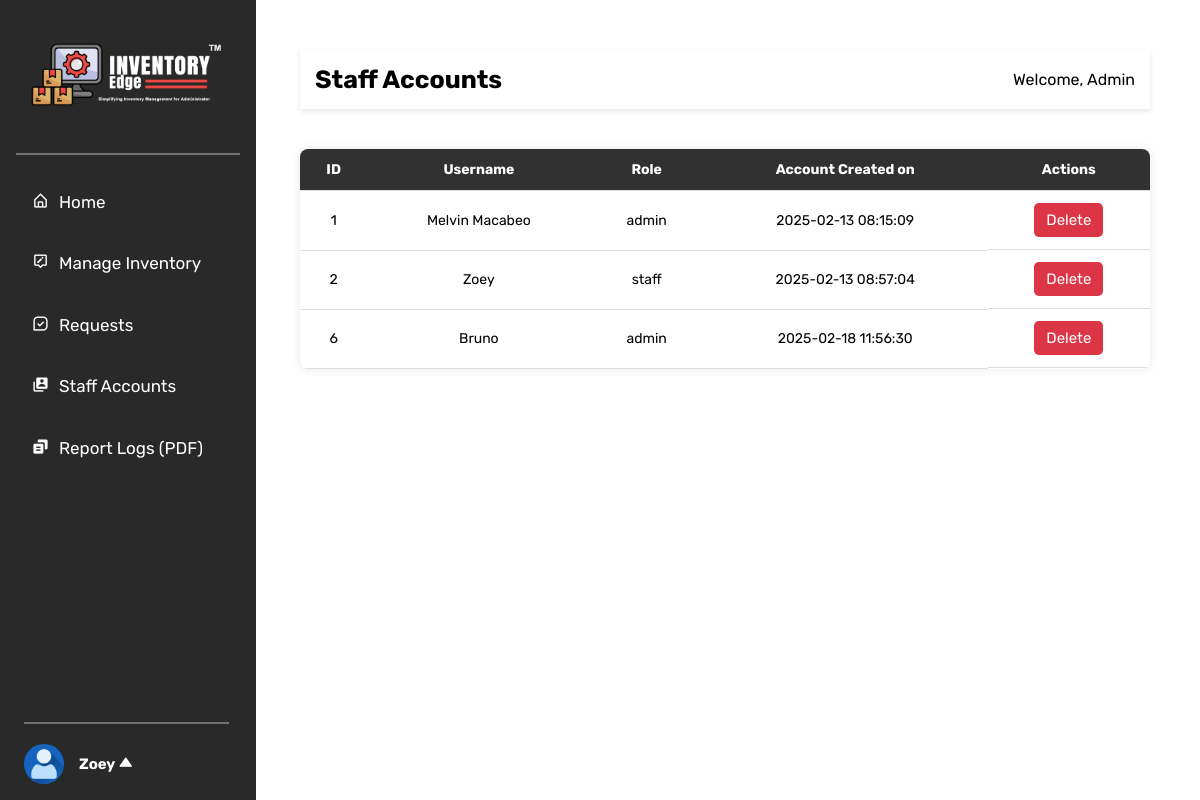
Page /admin/staff_accounts.php (signed in) on the committed database.
### tables this page shows
CREATE TABLE `users` (
  `id` int(11) NOT NULL,
  `username` varchar(50) NOT NULL,
  `password` varchar(255) NOT NULL,
  `role` enum('admin','staff','it') NOT NULL,
  `created_at` timestamp NOT NULL DEFAULT current_timestamp()
);

### function/function.php (called while the page is built, shortened)
<?php
require '../config/config.php';
?>
<?php
$stmt = $pdo->query("SELECT id, username, role, created_at FROM users");
$user = $stmt->fetchAll();
?>

### admin/staff_accounts.php (the view, shortened to what this page needs)
<?php
    require '../function/function.php';
?>
<!DOCTYPE html>
<html lang="en">
<head>
    <link rel="stylesheet" href="../css/table_styles.css">
</head>
<body>
<?php include '../includes/sidebar.php'; ?>
<div class="staff-content">
        <div class="dashboard-header">
            <h1>Staff Accounts</h1>
            <p>Welcome, Admin</p>
        </div>
    <table class="accounts-table">
        <thead>
            <tr>
                <th>ID</th>
                <th>Username</th>
                <th>Role</th>
                <th>Account Created on</th>
                <th>Actions</th>
            </tr>
        </thead>
        <tbody>
            <?php foreach ($user as $user): ?>
            <tr>
                <td><?= htmlspecialchars($user["id"]) ?></td>
                <td><?= htmlspecialchars($user["username"]) ?></td>
                <td><?= htmlspecialchars($user["role"]) ?></td>
                <td><?= htmlspecialchars($user["created_at"]) ?></td>
                <td class="actions">
                    <form method="POST" style="display:inline;">
                     <button type="submit" name="delete_user" class="btn btn-danger" onclick="return confirm('Are you sure?')">Delete</button>
                    </form>
                </td>
            </tr>
            <?php endforeach; ?>
        </tbody>
    </table>
    </div>
</body>
</html>

### css/table_styles.css (style rules this page uses)
* { margin: 0; padding: 0; font-family: "Rubik", serif; }
.dashboard-header { background: white; padding: 15px; display: flex; justify-content: space-between; align-items: center; box-shadow: 0px 2px 5px rgba(0,0,0,0.1); }
.dashboard-header h1 { font-size: 25px; }
.actions { display: flex; gap: 5px; justify-content: center; }
button { border: none; padding: 8px 12px; cursor: pointer; border-radius: 5px; transition: 0.3s; font-size: 15px; }
.btn-danger { background-color: #dc3545; color: white; }
.staff-content { margin-left: 250px; flex: 1; padding: 50px; }
.accounts-table { margin-top: 40px; width: 100%; border-collapse: collapse; background: #fff; box-shadow: 0px 0px 10px rgba(0, 0, 0, 0.1); border-radius: 8px; overflow: hidden; margin-bottom: 20px; font-size: 14px; }
.accounts-table thead { background-color: #313131; color: white; text-align: left; }
.accounts-table th, .accounts-table td { padding: 12px; border-bottom: 1px solid #ddd; text-align: center; }

### css/sidebar.css (style rules this page uses)
* { margin: 0; padding: 0; }

### rows in the picture
users: id "1", username "Melvin Macabeo", role "admin", created_at "2025-02-13 08:15:09"
users: id "2", username "Zoey", role "staff", created_at "2025-02-13 08:57:04"
users: id "6", username "Bruno", role "admin", created_at "2025-02-18 11:56:30"

### other values in the picture
$_SESSION['username'] "Zoey"
